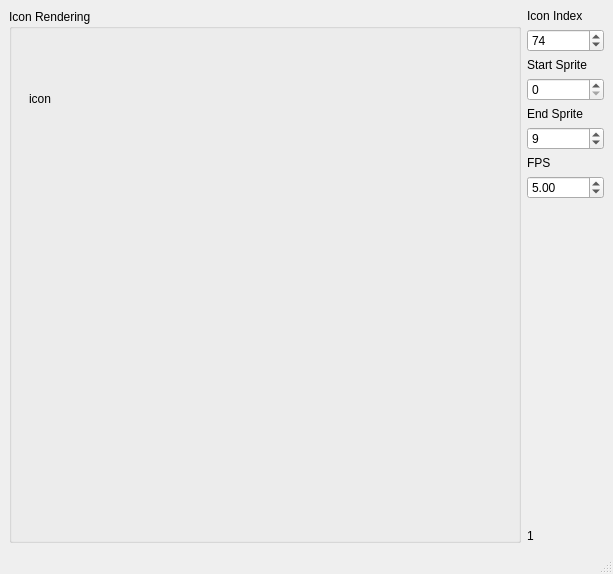
<?xml version="1.0" encoding="UTF-8"?>
<ui version="4.0">
 <class>MainWindow</class>
 <widget class="QMainWindow" name="MainWindow">
  <property name="geometry">
   <rect>
    <x>0</x>
    <y>0</y>
    <width>613</width>
    <height>574</height>
   </rect>
  </property>
  <property name="windowTitle">
   <string>MainWindow</string>
  </property>
  <widget class="QWidget" name="centralwidget">
   <layout class="QHBoxLayout" name="horizontalLayout_2">
    <item>
     <widget class="QGroupBox" name="groupBox">
      <property name="minimumSize">
       <size>
        <width>512</width>
        <height>512</height>
       </size>
      </property>
      <property name="cursor">
       <cursorShape>IBeamCursor</cursorShape>
      </property>
      <property name="title">
       <string>Icon Rendering</string>
      </property>
      <property name="checkable">
       <bool>false</bool>
      </property>
      <widget class="QLabel" name="icon_label">
       <property name="geometry">
        <rect>
         <x>20</x>
         <y>40</y>
         <width>100</width>
         <height>100</height>
        </rect>
       </property>
       <property name="text">
        <string>icon</string>
       </property>
      </widget>
     </widget>
    </item>
    <item>
     <layout class="QVBoxLayout" name="verticalLayout">
      <item>
       <widget class="QLabel" name="label">
        <property name="text">
         <string>Icon Index</string>
        </property>
       </widget>
      </item>
      <item>
       <widget class="QSpinBox" name="icon_index_spinbox">
        <property name="maximum">
         <number>1000</number>
        </property>
        <property name="value">
         <number>74</number>
        </property>
       </widget>
      </item>
      <item>
       <widget class="QLabel" name="label_2">
        <property name="text">
         <string>Start Sprite</string>
        </property>
       </widget>
      </item>
      <item>
       <widget class="QSpinBox" name="sprite_start_spinbox"/>
      </item>
      <item>
       <widget class="QLabel" name="label_3">
        <property name="text">
         <string>End Sprite</string>
        </property>
       </widget>
      </item>
      <item>
       <widget class="QSpinBox" name="sprite_end_spinbox">
        <property name="value">
         <number>9</number>
        </property>
       </widget>
      </item>
      <item>
       <widget class="QLabel" name="label_4">
        <property name="text">
         <string>FPS</string>
        </property>
       </widget>
      </item>
      <item>
       <widget class="QDoubleSpinBox" name="fps_spinbox">
        <property name="value">
         <double>5.000000000000000</double>
        </property>
       </widget>
      </item>
      <item>
       <spacer name="verticalSpacer">
        <property name="orientation">
         <enum>Qt::Vertical</enum>
        </property>
        <property name="sizeHint" stdset="0">
         <size>
          <width>20</width>
          <height>40</height>
         </size>
        </property>
       </spacer>
      </item>
      <item>
       <widget class="QLabel" name="current_frame_label">
        <property name="text">
         <string>1</string>
        </property>
       </widget>
      </item>
     </layout>
    </item>
   </layout>
  </widget>
  <widget class="QMenuBar" name="menubar">
   <property name="geometry">
    <rect>
     <x>0</x>
     <y>0</y>
     <width>613</width>
     <height>22</height>
    </rect>
   </property>
  </widget>
  <widget class="QStatusBar" name="statusbar"/>
  <action name="actionQuit">
   <property name="text">
    <string>_Quit</string>
   </property>
  </action>
 </widget>
 <resources/>
 <connections/>
</ui>
